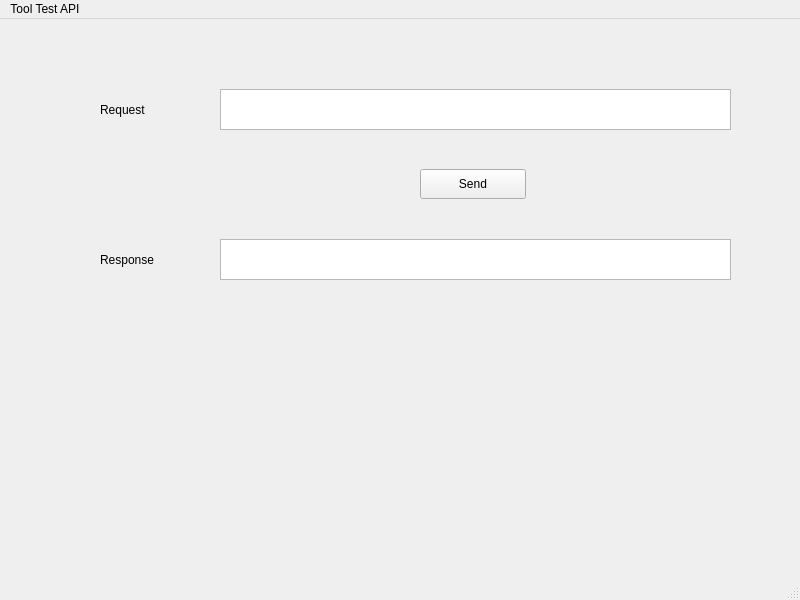
<?xml version="1.0" encoding="UTF-8"?>
<ui version="4.0">
 <class>MainWindow</class>
 <widget class="QMainWindow" name="MainWindow">
  <property name="geometry">
   <rect>
    <x>0</x>
    <y>0</y>
    <width>800</width>
    <height>600</height>
   </rect>
  </property>
  <property name="windowTitle">
   <string>MainWindow</string>
  </property>
  <property name="autoFillBackground">
   <bool>false</bool>
  </property>
  <widget class="QWidget" name="centralwidget">
   <widget class="QTextEdit" name="inputTextEdit">
    <property name="geometry">
     <rect>
      <x>220</x>
      <y>70</y>
      <width>511</width>
      <height>41</height>
     </rect>
    </property>
    <property name="html">
     <string>&lt;!DOCTYPE HTML PUBLIC &quot;-//W3C//DTD HTML 4.0//EN&quot; &quot;http://www.w3.org/TR/REC-html40/strict.dtd&quot;&gt;
&lt;html&gt;&lt;head&gt;&lt;meta name=&quot;qrichtext&quot; content=&quot;1&quot; /&gt;&lt;meta charset=&quot;utf-8&quot; /&gt;&lt;style type=&quot;text/css&quot;&gt;
p, li { white-space: pre-wrap; }
hr { height: 1px; border-width: 0; }
li.unchecked::marker { content: &quot;\2610&quot;; }
li.checked::marker { content: &quot;\2612&quot;; }
&lt;/style&gt;&lt;/head&gt;&lt;body style=&quot; font-family:'Ubuntu'; font-size:11pt; font-weight:400; font-style:normal;&quot;&gt;
&lt;p style=&quot;-qt-paragraph-type:empty; margin-top:0px; margin-bottom:0px; margin-left:0px; margin-right:0px; -qt-block-indent:0; text-indent:0px;&quot;&gt;&lt;br /&gt;&lt;/p&gt;&lt;/body&gt;&lt;/html&gt;</string>
    </property>
   </widget>
   <widget class="QLabel" name="label">
    <property name="geometry">
     <rect>
      <x>100</x>
      <y>80</y>
      <width>80</width>
      <height>21</height>
     </rect>
    </property>
    <property name="text">
     <string>Request</string>
    </property>
   </widget>
   <widget class="QLabel" name="label_2">
    <property name="geometry">
     <rect>
      <x>100</x>
      <y>230</y>
      <width>80</width>
      <height>21</height>
     </rect>
    </property>
    <property name="text">
     <string>Response</string>
    </property>
   </widget>
   <widget class="QTextEdit" name="responseTextEdit">
    <property name="geometry">
     <rect>
      <x>220</x>
      <y>220</y>
      <width>511</width>
      <height>41</height>
     </rect>
    </property>
    <property name="html">
     <string>&lt;!DOCTYPE HTML PUBLIC &quot;-//W3C//DTD HTML 4.0//EN&quot; &quot;http://www.w3.org/TR/REC-html40/strict.dtd&quot;&gt;
&lt;html&gt;&lt;head&gt;&lt;meta name=&quot;qrichtext&quot; content=&quot;1&quot; /&gt;&lt;meta charset=&quot;utf-8&quot; /&gt;&lt;style type=&quot;text/css&quot;&gt;
p, li { white-space: pre-wrap; }
hr { height: 1px; border-width: 0; }
li.unchecked::marker { content: &quot;\2610&quot;; }
li.checked::marker { content: &quot;\2612&quot;; }
&lt;/style&gt;&lt;/head&gt;&lt;body style=&quot; font-family:'Ubuntu'; font-size:11pt; font-weight:400; font-style:normal;&quot;&gt;
&lt;p style=&quot;-qt-paragraph-type:empty; margin-top:0px; margin-bottom:0px; margin-left:0px; margin-right:0px; -qt-block-indent:0; text-indent:0px;&quot;&gt;&lt;br /&gt;&lt;/p&gt;&lt;/body&gt;&lt;/html&gt;</string>
    </property>
   </widget>
   <widget class="QPushButton" name="sendButton">
    <property name="geometry">
     <rect>
      <x>420</x>
      <y>150</y>
      <width>106</width>
      <height>30</height>
     </rect>
    </property>
    <property name="text">
     <string>Send</string>
    </property>
   </widget>
  </widget>
  <widget class="QMenuBar" name="menubar">
   <property name="geometry">
    <rect>
     <x>0</x>
     <y>0</y>
     <width>800</width>
     <height>26</height>
    </rect>
   </property>
   <widget class="QMenu" name="menuTool_Test_API">
    <property name="title">
     <string>Tool Test API</string>
    </property>
   </widget>
   <addaction name="menuTool_Test_API"/>
  </widget>
  <widget class="QStatusBar" name="statusbar"/>
 </widget>
 <resources/>
 <connections/>
</ui>
